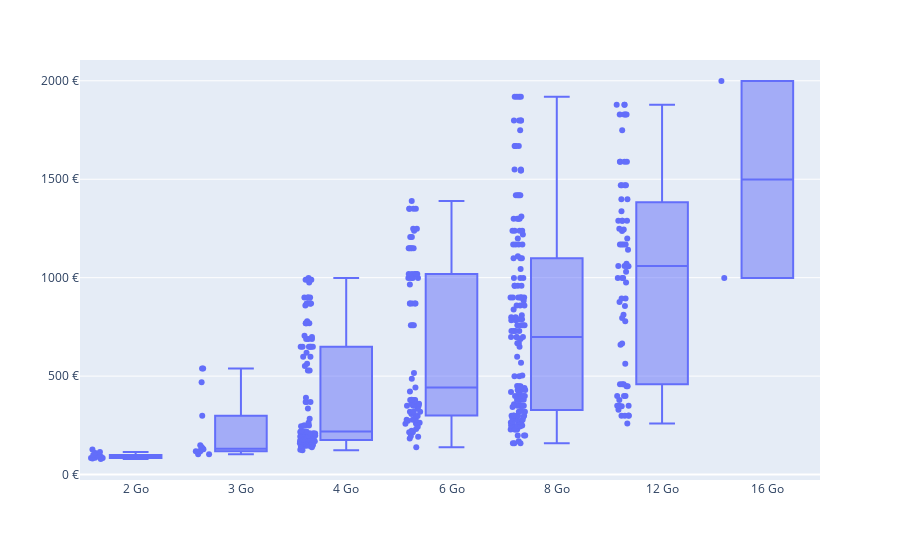

Here is the notebook cell this chart was saved with:
### Code cell
df_ram = df.sort(pl.col("ram")).with_columns(
    pl.format("{} Go", pl.col("ram").cast(pl.Int64)).alias("ram_fmt")
)

fig_ram = px.box(df_ram, x="ram_fmt", y="price", points="all")
fig_ram.update_layout(yaxis=dict(title="", ticksuffix=" €"), xaxis=dict(title=""))
fig_ram.update_traces(
    boxpoints="all",
    hovertemplate="<b>Prix :</b> %{y}<br>" "<b>RAM :</b> %{x}<br>",
)

fig_ram

### Figure 1 — Plotly figure (JSON) as saved in the notebook; plotly's stock layout.template omitted (floating-point values rounded to 4 significant figures; data arrays with more than 128 entries replaced by an {"elided": "..."} marker saying what was removed)
{"data": [{"alignmentgroup": "True", "boxpoints": "all", "hovertemplate": "<b>Prix :</b> %{y}<br><b>RAM :</b> %{x}<br>", "legendgroup": "", "marker": {"color": "#636efa"}, "name": "", "notched": false, "offsetgroup": "", "orientation": "v", "showlegend": false, "type": "box", "x": {"elided": "432 str values"}, "x0": " ", "xaxis": "x", "y": {"elided": "432 float values"}, "y0": " ", "yaxis": "y"}], "layout": {"boxmode": "group", "legend": {"tracegroupgap": 0}, "margin": {"t": 60}, "xaxis": {"anchor": "y", "domain": [0, 1], "title": {"text": ""}}, "yaxis": {"anchor": "x", "domain": [0, 1], "ticksuffix": " €", "title": {"text": ""}}}}
